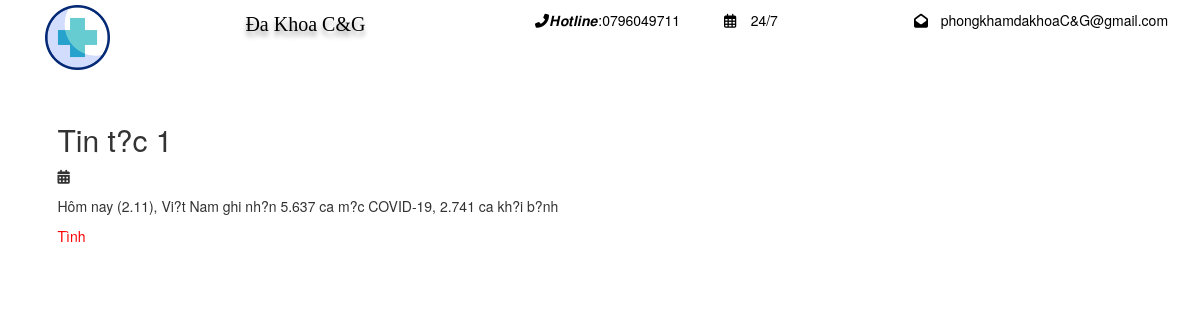
Page /tin-tucct.php?id=25 on the committed database.
### tables this page shows
CREATE TABLE `tin_tuc` (
  `id` int(11) NOT NULL,
  `TuaDe` varchar(100) NOT NULL,
  `TinTuc` varchar(20000) NOT NULL,
  `img` varchar(250) DEFAULT NULL,
  `MaNhanVien` varchar(50) NOT NULL,
  `url` varchar(256) NOT NULL,
  `ten_url` varchar(256) NOT NULL,
  `NgayDang` varchar(256) NOT NULL
);

### tin-tucct.php (the view, shortened to what this page needs)
<?php
include './mvc/view/header.php';
?>
<?php include_once('mvc/controller/config.php');?>
<?php
$id = $_GET['id'];
$query = "SELECT * FROM tin_tuc where id=$id";
          $query_run= mysqli_query($con,$query);
?>
        <div class="container-fluid py-2">
         </div>
         <div class="container-fluid pb-4">
             <div class="container">
                 <div class="row">
                    <div class="col-md-12">
                            <div class="card-body">
                              <div class="blog-post">
                                  <?php while ($row=mysqli_fetch_assoc($query_run))
                                    {
                                  ?>
                                    <h2 class="blog-post-title"><?= $row['TuaDe'];  ?></h2>
                                        <p class="date-time hidden-xs hidden-sm"><i class="fa fa-calendar" aria-hidden="true"></i> <span><td> <?php echo $row['NgayDang']; ?></td></span></p>
                                        <?php echo $row['TinTuc']; ?>
								  <a href="<?php echo $row['url'];?>">
								  <?php echo $row['ten_url'];?>
								  </a>
                           <?php } ?>
                              </div>
                            </div>
                        </div>
                    </div>
            </div>
         </div>
<?php
include('header.php');
?>

### tin-tucct.php (style rules this page uses)
.container a { background-color:white; color:Red; }

### rows in the picture
tin_tuc: TuaDe "Tin t?c 1", TinTuc "Hôm nay (2.11), Vi?t Nam ghi nh?n 5.637 ca m?c COVID-19, 2.741 ca kh?i b?nh", ten_url "Tình"
